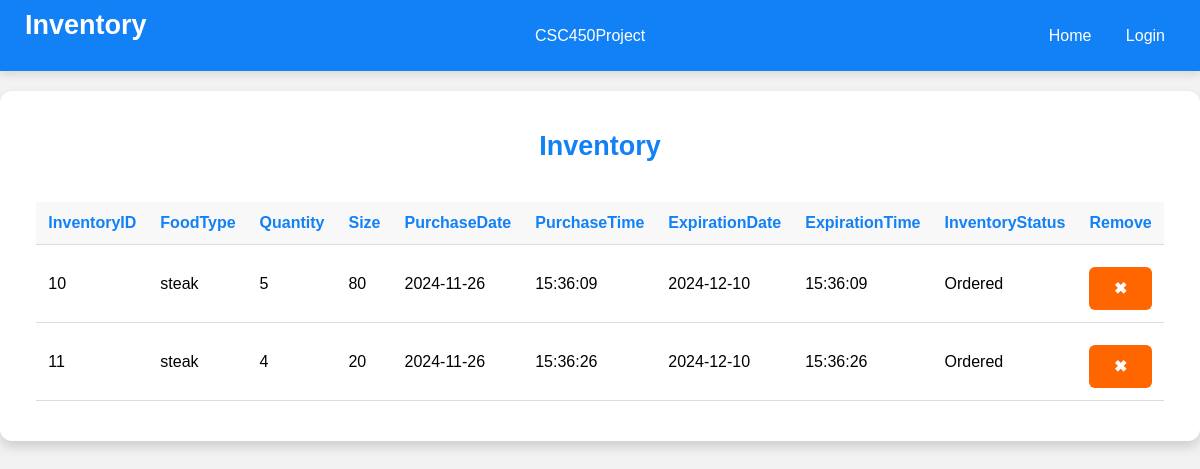
The page /inventory on the database as committed earlier.
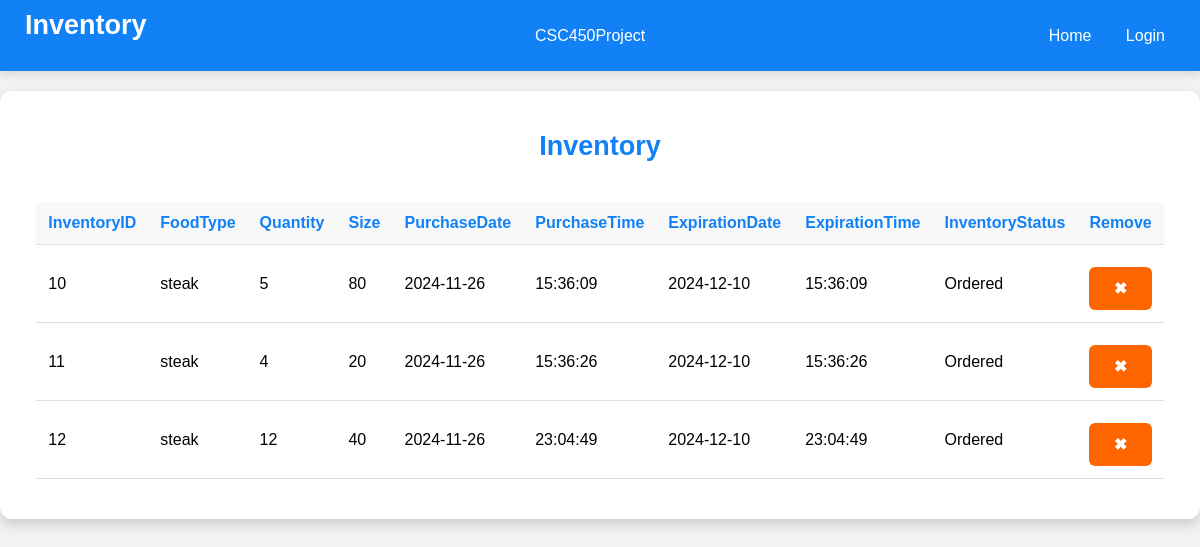
The same page on the database as committed later.
### tables this page shows
CREATE TABLE "Inventory" (
	"InventoryID"	INTEGER,
	"FoodType"	VARCHAR(10) NOT NULL,
	"Quantity"	INTEGER NOT NULL CHECK("Amount" >= 0),
	"Size"		INTEGER NOT NULL,
	"PurchaseDate"	DATE NOT NULL,
	"PurchaseTime"	TIME NOT NULL,
	"ExpirationDate"	DATE NOT NULL,
	"ExpirationTime"	TIME NOT NULL,
	"InventoryStatus"	VARCHAR(20) NOT NULL,
	PRIMARY KEY("InventoryID" AUTOINCREMENT)
);

### app.py (the view)
@app.route('/inventory', methods=['GET', 'POST'])
def inventory():
    session.pop('reservation_chosen', None)
    db = Database()
    inventory = db.getInventory()
    if request.method == 'POST': # If removing an item
        inventoryID = request.form.get('inventory_id')
        db.removeItem(inventoryID)
        inventory = db.getInventory()
    return render_template('inventory.html', inventory = inventory)

### database.py (called while the page is built)
    def __del__(self):
        self.cursor.close()

    def getInventory(self):
        query = """
        SELECT *
        FROM INVENTORY
        ORDER BY INVENTORYID
        """
        self.cursor.execute(query)
        return self.cursor.fetchall()

### templates/inventory.html (shortened to what this page needs)
<!DOCTYPE html>
<html lang="en">
<head>
</head>
<body>
    <div class="navbar">
        <h1>Inventory</h1>
        <div class="brand">CSC450Project</div>
        <div>
            <a href="/home">Home</a>
            {% if session.get('email') %}
                <a href="/myReservations">My Reservations</a>
                <a href="/ordering">Order</a>
                <a href="/inventory">Inventory</a>
                <a href="/logout">Logout</a>
            {% else %}
                <a href="/login">Login</a>
            {% endif %}
        </div>
    </div>
    <div class="table-container">
        <h2>Inventory</h2>
        {% if inventory %}
        <table id="inventory-table">
            <thead>
                <tr>
                    <th>InventoryID</th>
                    <th>FoodType</th>
                    <th>Quantity</th>
                    <th>Size</th>
                    <th>PurchaseDate</th>
                    <th>PurchaseTime</th>
                    <th>ExpirationDate</th>
                    <th>ExpirationTime</th>
                    <th>InventoryStatus</th>
                    <th>Remove</th>
                </tr>
            </thead>
            <tbody id="inventory-table-body">
                {% for row in inventory %}
                    <tr>
                        <td>{{ row[0] }}</td>
                        <td>{{ row[1] }}</td>
                        <td>{{ row[2] }}</td>
                        <td>{{ row[3] }}</td>
                        <td>{{ row[4] }}</td>
                        <td>{{ row[5] }}</td>
                        <td>{{ row[6] }}</td>
                        <td>{{ row[7] }}</td>
                        <td>{{ row[8] }}</td>
                        <td>
                            <form action="/inventory" method="POST" style="display:inline;" onsubmit="return confirmCancel();">
                                <button type="submit">✖</button>
                            </form>
                        </td>
                    </tr>
                {% endfor %}
            </tbody>
        </table>
        {% else %}
        <h4>No items in inventory.</h4>
        {% endif %}
    </div>
</body>
</html>

### templates/inventory.html (style rules this page uses)
* { box-sizing: border-box; margin: 0; padding: 0; }
body { font-family: Arial, sans-serif; background-color: #f2f2f2; display: flex; flex-direction: column; justify-content: flex-start; align-items: center; min-height: 100vh; padding-top: 0; }
.navbar { display: flex; justify-content: space-between; align-items: center; background-color: #1181f5; color: #ffffff; padding: 10px 20px; box-shadow: 0 4px 8px rgba(0, 0, 0, 0.1); position: sticky; top: 0; width: 100%; z-index: 1000; }
.navbar a { color: #ffffff; text-decoration: none; margin: 0 15px; font-size: 16px; transition: color 0.3s; }
.form-container, .table-container { background-color: #ffffff; padding: 40px; border-radius: 12px; box-shadow: 0 6px 12px rgba(0, 0, 0, 0.15); width: 100%; max-width: 1500px; margin-bottom: 30px; margin-top: 20px; display: flex; flex-direction: column; align-items: center; }
h1 { color: #ffffff; text-align: left; margin-bottom: 20px; margin-left: 5px; font-size: 27px; }
h2 { color: #1181f5; text-align: center; margin-bottom: 20px; font-size: 27px; }
button { width: 100%; padding: 12px; background-color: #ff6600; color: #ffffff; border: none; border-radius: 6px; font-size: 16px; font-weight: bold; cursor: pointer; transition: background-color 0.3s; margin-top: 10px; }
.table-container table { width: 100%; border-collapse: collapse; margin-top: 20px; }
.table-container th, .table-container td { padding: 12px; text-align: left; border-bottom: 1px solid #dddddd; }
.table-container th { background-color: #f8f8f8; color: #1181f5; }

Rows that differ between the two databases and show on the page:
added Inventory: InventoryID "12", FoodType "steak", Quantity "12", Size "40", PurchaseDate "2024-11-26", PurchaseTime "23:04:49", ExpirationDate "2024-12-10", ExpirationTime "23:04:49", InventoryStatus "Ordered"
